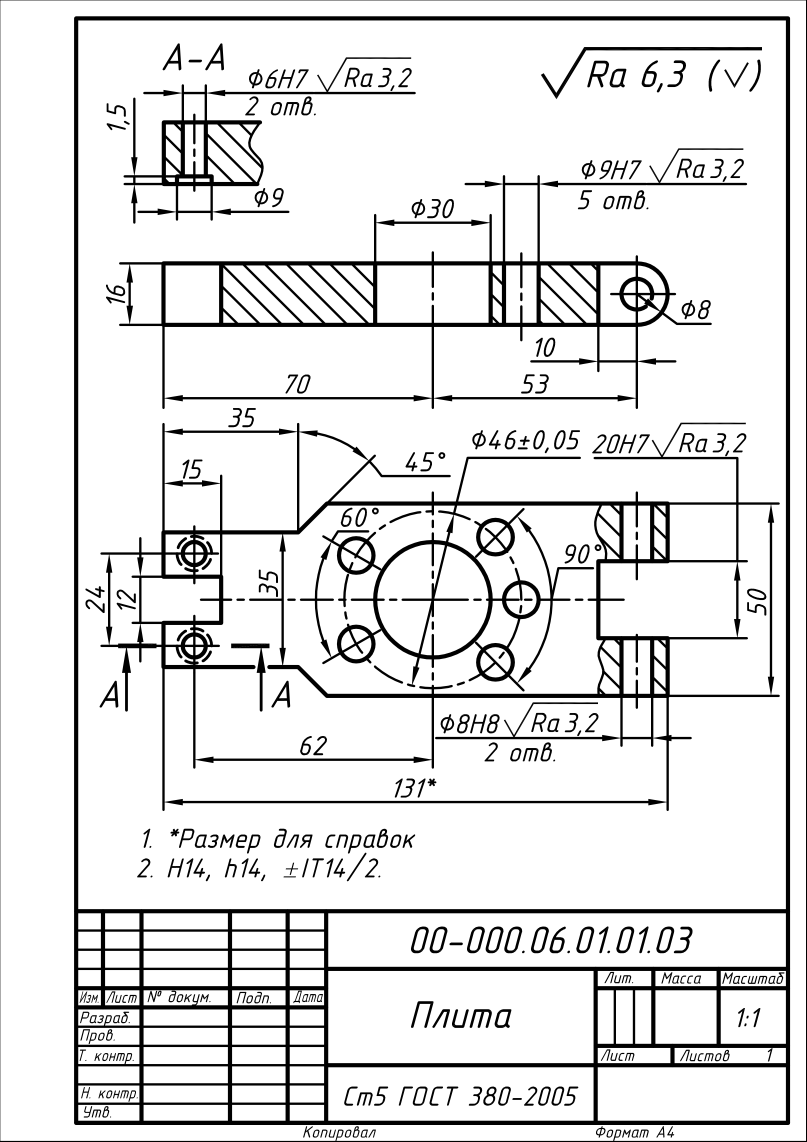
#> input picture output/drawing/album_dukmasova/page_001_drawing_004.png, 2419 x 3424 px (shown at 1/3 size); its folder holds only this picture in this run
$ python test_stamp.py
#> lines starting #> are read from the running program, lines starting #| are printed output that depends on the picture; after the words box and inside, x2 and y2 are one past the last pixel; in counts of white or black regions, pixels touching at a corner belong together
### src/detectors/stamp_detector.py
from pathlib import Path
from collections import Counter

import cv2
import numpy as np


class StampDetector:
    """
    Детектор основной надписи чертежа.
    """

    def __init__(self, image_path: str | Path):
        self.image_path = Path(image_path)

        self.image: np.ndarray | None = None
        self.binary: np.ndarray | None = None

        self.horizontal_mask: np.ndarray | None = None
        self.vertical_mask: np.ndarray | None = None
        self.lines_mask: np.ndarray | None = None

    def load(self):
        """Загружает изображение."""

        self.image = cv2.imread(str(self.image_path))

        if self.image is None:
            raise FileNotFoundError(
                f"Не удалось загрузить изображение: {self.image_path}"
            )

        return self.image

    def preprocess(self):
        """Подготавливает бинарное изображение."""

        if self.image is None:
            raise RuntimeError("Сначала необходимо вызвать load().")

        gray = cv2.cvtColor(self.image, cv2.COLOR_BGR2GRAY)

        self.binary = cv2.threshold(
            gray,
            0,
            255,
            cv2.THRESH_BINARY_INV + cv2.THRESH_OTSU
        )[1]

        return self.binary

    def detect_lines(self):
        """Выделяет горизонтальные и вертикальные линии."""

        if self.binary is None:
            raise RuntimeError("Сначала необходимо вызвать preprocess().")

        height, width = self.binary.shape

        horizontal_kernel = cv2.getStructuringElement(
            cv2.MORPH_RECT,
            (max(20, width // 30), 1)
        )
        vertical_kernel = cv2.getStructuringElement(
            cv2.MORPH_RECT,
            (1, max(20, height // 30))
        )

        self.horizontal_mask = cv2.morphologyEx(
            self.binary,
            cv2.MORPH_OPEN,
            horizontal_kernel
        )
        self.vertical_mask = cv2.morphologyEx(
            self.binary,
            cv2.MORPH_OPEN,
            vertical_kernel
        )
        self.lines_mask = cv2.bitwise_or(
            self.horizontal_mask,
            self.vertical_mask
        )

        return self.lines_mask

    def detect_intersections(self):
        """Находит пересечения горизонтальных и вертикальных линий."""

        if self.horizontal_mask is None or self.vertical_mask is None:
            raise RuntimeError("Сначала необходимо вызвать detect_lines().")

        return cv2.bitwise_and(
            self.horizontal_mask,
            self.vertical_mask
        )

    def find_intersection_rows(self):
        """
        Находит горизонтальные ряды, содержащие
        несколько H/V-пересечений.

        Возвращает:
            [(y, x_positions), ...]
        """

        intersections = self.detect_intersections()

        height, width = intersections.shape

        # Немного расширяем пересечения только по вертикали,
        # чтобы пиксели одного пересечения было проще объединить.
        kernel_height = max(3, height // 1000)

        kernel = cv2.getStructuringElement(
            cv2.MORPH_RECT,
            (1, kernel_height)
        )

        mask = cv2.dilate(
            intersections,
            kernel,
            iterations=1
        )

        rows = []

        # Минимальное количество пересечений,
        # чтобы строка была похожа на строку таблицы.
        min_intersections = 4

        for y in range(height):
            row = mask[y]

            # Находим отдельные белые участки по X.
            binary_row = (row > 0).astype(np.uint8)

            num_labels, _, stats, centers = (
                cv2.connectedComponentsWithStats(
                    binary_row.reshape(1, -1),
                    connectivity=8
                )
            )

            x_positions = []

            for i in range(1, num_labels):
                x = int(centers[i][0])
                x_positions.append(x)

            if len(x_positions) >= min_intersections:
                rows.append(
                    (y, x_positions)
                )

        return rows

    def group_intersection_rows(self):
        """Объединяет соседние Y-строки в физические ряды таблицы."""

        rows = self.find_intersection_rows()

        if not rows:
            return []

        groups = [[rows[0]]]

        for row in rows[1:]:
            if row[0] - groups[-1][-1][0] <= 3:
                groups[-1].append(row)
            else:
                groups.append([row])

        result = []

        for group in groups:
            best_row = max(group, key=lambda row: len(row[1]))
            y = int(sum(row[0] for row in group) / len(group))

            result.append((y, best_row[1]))

        return result

    def group_table_rows(self):
        """
        Объединяет ряды пересечений в группы,
        используя расстояния между самими рядами.
        """

        rows = self.group_intersection_rows()

        if not rows:
            return []

        if len(rows) == 1:
            return [rows]

        # Расстояния между соседними рядами.
        gaps = []

        for i in range(1, len(rows)):
            gap = rows[i][0] - rows[i - 1][0]

            if gap > 0:
                gaps.append(gap)

        if not gaps:
            return [rows]

        # Нас интересуют небольшие интервалы.
        # Огромные промежутки между элементами чертежа
        # не должны влиять на оценку шага таблицы.
        sorted_gaps = sorted(gaps)

        lower_half = sorted_gaps[
            :max(1, len(sorted_gaps) // 2)
        ]

        typical_gap = float(np.median(lower_half))

        # Даём достаточно большой запас:
        # строки основной надписи могут иметь
        # неодинаковую высоту.
        max_gap = max(
            10,
            int(typical_gap * 1.8)
        )

        groups = []
        current_group = [rows[0]]

        for row in rows[1:]:
            previous_y = current_group[-1][0]
            current_y = row[0]

            gap = current_y - previous_y

            if gap <= max_gap:
                current_group.append(row)
            else:
                groups.append(current_group)
                current_group = [row]

        groups.append(current_group)

        return groups

    def group_x_intersections(self, x_counter, tolerance=5):
        """Объединяет близкие X-координаты в одну вертикаль."""

        groups = []

        for x in sorted(x_counter):
            if groups and x - groups[-1][-1] <= tolerance:
                groups[-1].append(x)
            else:
                groups.append([x])

        return groups

    def find_stamp_group(self):
        """Выбирает наиболее высокую группу табличных рядов."""

        groups = [
            group
            for group in self.group_table_rows()
            if len(group) >= 2
        ]

        if not groups:
            return None

        return max(
            groups,
            key=lambda group: group[-1][0] - group[0][0]
        )

    def find_stable_x_lines(self, stamp_group, tolerance=5):
        """Находит устойчивые вертикальные линии штампа."""

        if not stamp_group:
            return []

        x_counter = Counter(
            x
            for _, x_positions in stamp_group
            for x in x_positions
        )

        x_groups = self.group_x_intersections(
            x_counter,
            tolerance
        )

        min_hits = max(2, len(stamp_group) // 2)
        stable_x = []

        for group in x_groups:
            count = sum(x_counter[x] for x in group)

            if count >= min_hits:
                x_center = round(
                    sum(x * x_counter[x] for x in group) / count
                )
                stable_x.append((x_center, count))

        return stable_x

    # [224 lines left out: functions find_stamp_bounds_fallback, _merge_fallback_row_cluster, not called in this run]

    def find_stamp_bounds(self):
        stamp_group = self.find_stamp_group()

        if stamp_group is not None:
            x_bounds = self.find_stamp_x_bounds(stamp_group)

            if x_bounds is not None:
                x_left, x_right = x_bounds

                y_top = stamp_group[0][0]
                y_bottom = stamp_group[-1][0]

                return (
                    x_left,
                    y_top,
                    x_right,
                    y_bottom,
                )

        # Основной алгоритм не справился.
        # Только теперь запускаем fallback.
        return self.find_stamp_bounds_fallback()

    def find_stamp_x_bounds(self, stamp_group):
        """Определяет левую и правую границы штампа."""

        stable_x = self.find_stable_x_lines(stamp_group)

        if not stable_x:
            return None

        return stable_x[0][0], stable_x[-1][0]

    # [212 lines left out: functions save_intersection_rows_debug, save_table_groups_debug, crop_stamp, save_debug, not called in this run]

### test_stamp.py
from pathlib import Path
import time

import cv2

from src.detectors.stamp_detector import StampDetector


INPUT_DIR = Path(
    "output/drawing/album_dukmasova"
)

OUTPUT_DIR = Path(
    "output/stamp_batch"
)


def main():
    images = sorted(INPUT_DIR.glob("*.png"))

    if not images:
        print(f"❌ Изображения не найдены: {INPUT_DIR}")
        return

    OUTPUT_DIR.mkdir(parents=True, exist_ok=True)

    success = 0
    failed = []
    start_time = time.time()

    print("\n🔍 Массовый тест детектора штампа")
    print("━━━━━━━━━━━━━━━━━━━━━━━━━━━━━━━━━━━━━━━━━━━━")
    print(f"🖼️ Найдено изображений: {len(images)}\n")

    for index, image_path in enumerate(images, start=1):
        try:
            detector = StampDetector(image_path)
            detector.load()
#> in load, self.image is the input picture: shape (3424, 2419, 3); min 0, max 255, mean 227.2
            detector.preprocess()
#> in preprocess, `self.binary = cv2.threshold( gray, 0, 255, cv2.THRESH_BINARY_INV + cv2..`:
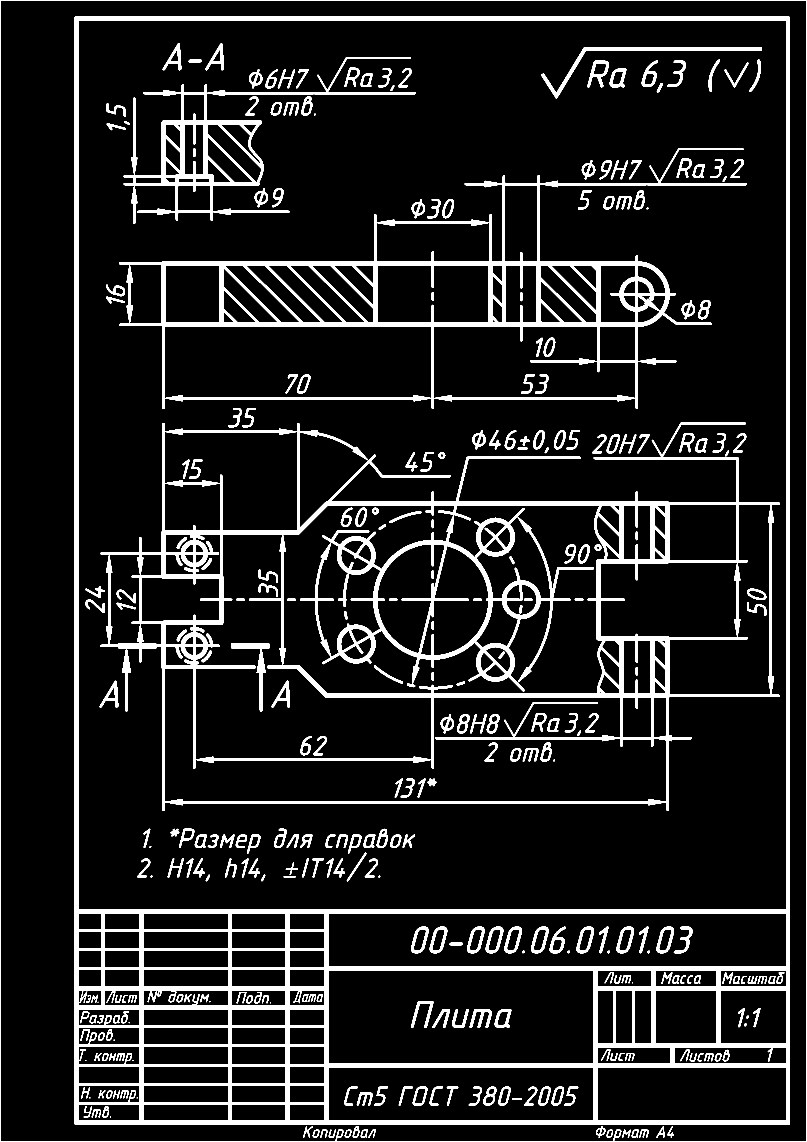
#> self.binary: shape (3424, 2419) (shown at 1/3 size); 10.9% white; 328 white regions (11 under 20 px), largest, box (x1, y1, x2, y2) and area: (222, 49, 2370, 3375) 318809, (301, 1268, 2339, 2433) 244980, (357, 445, 2241, 1227) 120396
            detector.detect_lines()

            bounds = detector.find_stamp_bounds()
#> in detect_intersections, `return cv2.bitwise_and( self.horizontal_mask, self.vertical_mask )`:
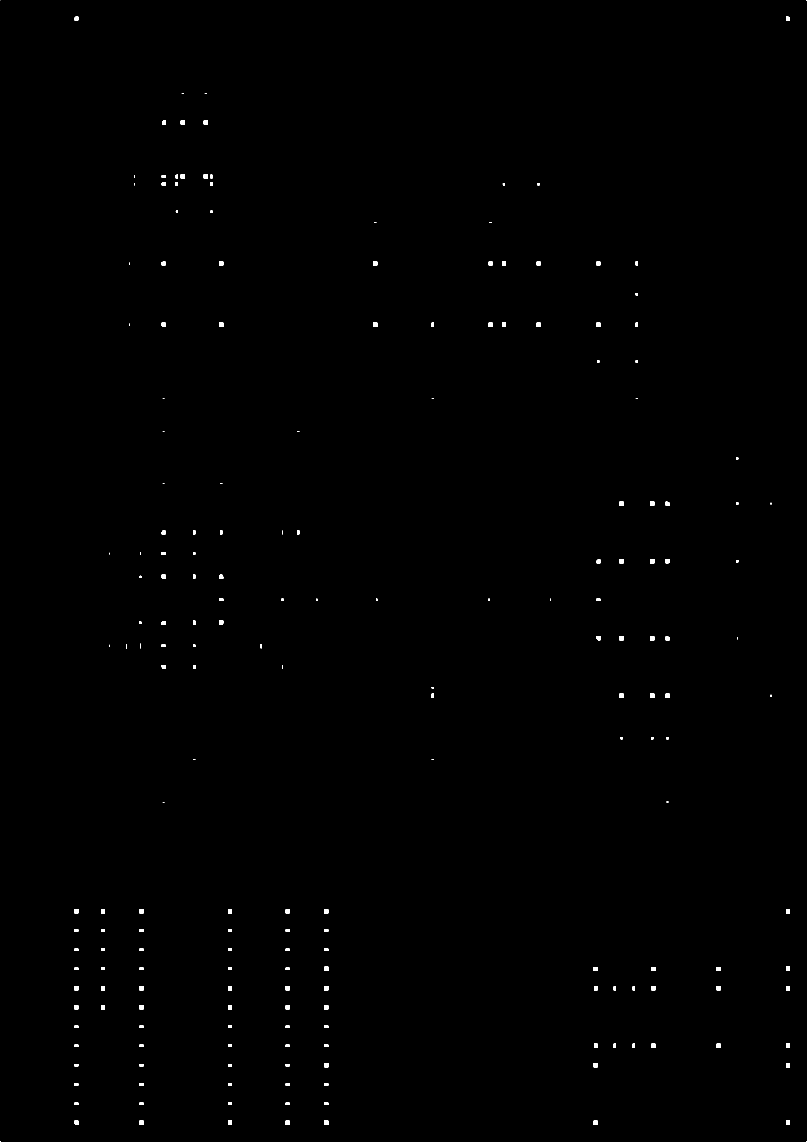
#> returned value: shape (3424, 2419) (shown at 1/3 size); 0.24% white; 205 white regions (30 under 20 px), largest, box (x1, y1, x2, y2) and area: (657, 968, 670, 981) 169, (1119, 968, 1132, 981) 169, (1858, 1677, 1871, 1690) 169
#> the loop in find_intersection_rows, `for y in range(height):` made 3424 passes
#> (num_labels, stats, centers) on passes 1 to 2: (3, [[1, 0, 2417, 1, 2417], [0, 0, 1, 1, 1], [2418, 0, 1, 1, 1]], [[1209, 0], [0, 0], [2418, 0]]), (3, [[1, 0, 2417, 1, 2417], [0, 0, 1, 1, 1], [2418, 0, 1, 1, 1]], [[1209, 0], [0, 0], [2418, 0]])
#> after the loop in find_intersection_rows, `for y in range(height):`: rows = 302 items
#> the loop in group_intersection_rows, `for row in rows[1:]:` made 301 passes
#> row on passes 1 to 3: (524, [530, 548, 617, 634]), (525, [402, 491, 530, 548, 617, 634]), (526, [402, 491, 530, 548, 617, 634])
#> after the loop in group_intersection_rows, `for row in rows[1:]:`: groups = 26 items
#> the loop in group_intersection_rows, `for group in groups:` made 26 passes
#> (best_row, y) on passes 1 to 3: ((525, [402, 491, 530, 548, 617, 634]), 529), ((548, [402, 491, 530, 634, 1511, 1615]), 552), ((787, [388, 490, 663, 1125, 1471, 1511, 1615, 1794, 1910]), 789)
#> the loop in group_table_rows, `for i in range(1, len(rows)):` made 25 passes
#> gap on passes 1 to 4: 23, 237, 185, 536
#> after the loop in group_table_rows, `for i in range(1, len(rows)):`: gaps = 25 values, max 646 at index 13, min 23 at index 0, mean 113.6
#> in group_table_rows, `sorted_gaps = sorted(gaps)`: sorted_gaps = 25 values from 23 to 646
#> in group_table_rows, `lower_half = sorted_gaps[ :max(1, len(sorted_gaps) // 2) ]`: lower_half = [23, 23, 23, 46, 47, 57, 57, 57, 57, 58, 58, 58]
#> in group_table_rows, `typical_gap = float(np.median(lower_half))`: typical_gap = 57
#> in group_table_rows, `max_gap = max( 10, int(typical_gap * 1.8) )`: max_gap = 102
#> in group_table_rows, `current_group = [rows[0]]`: current_group = [(529, [402, 491, 530, 548, 617, 634])]
#> the loop in group_table_rows, `for row in rows[1:]:` made 25 passes
#> (previous_y, current_y, gap, current_group) on passes 2, 4, 13: (552, 789, 237, [(789, [388, 490, 663, 1125, 1471, 1511, 1615, 1794, 1910])]), (974, 1510, 536, [(1510, [1864, 1956, 2002, 2211, 2312])]), (1937, 2087, 150, [(2087, [1298, 1864, 1956, 2002, 2312])])
#> after the loop in group_table_rows, `for row in rows[1:]:`: groups = 5 items
#> in find_stamp_group, `groups = [ group for group in self.group_table_rows() if len(group) >=..`: groups = 3 items
#> in find_stamp_bounds, `stamp_group = self.find_stamp_group()`: stamp_group = 12 items
#> in find_stable_x_lines, `x_counter = Counter( x for _, x_positions in stamp_group for x in x_po..`: x_counter = 13 items
#> the loop in group_x_intersections, `for x in sorted(x_counter):` made 13 passes
#> x on passes 1 to 4: 228, 308, 424, 689
#> after the loop in group_x_intersections, `for x in sorted(x_counter):`: groups = [[228], [308], [424], [689], [862], [978], [1786, 1787], [1844], [1901], [1959], [2155], [2363]]
#> in find_stable_x_lines, `x_groups = self.group_x_intersections( x_counter, tolerance )`: x_groups has the same summary as groups in group_x_intersections
#> in find_stable_x_lines, `min_hits = max(2, len(stamp_group) // 2)`: min_hits = 6
#> the loop in find_stable_x_lines, `for group in x_groups:` made 12 passes
#> (group, count, x_center) on passes 1 to 4: ([228], 12, 228), ([308], 6, 308), ([424], 12, 424), ([689], 12, 689)
#> after the loop in find_stable_x_lines, `for group in x_groups:`: stable_x = [(228, 12), (308, 6), (424, 12), (689, 12), (862, 12), (978, 12), (2363, 6)]
#> in find_stamp_bounds, `x_bounds = self.find_stamp_x_bounds(stamp_group)`: x_bounds = (228, 2363)
#> in find_stamp_bounds, `x_left, x_right = x_bounds`: x_left = 228; x_right = 2363
#> in find_stamp_bounds, `y_top = stamp_group[0][0]`: y_top = 2733
#> in find_stamp_bounds, `y_bottom = stamp_group[-1][0]`: y_bottom = 3368
#> bounds = (228, 2733, 2363, 3368)

            if bounds is None:
                failed.append(image_path.name)
                print(
                    f"[{index:02}/{len(images)}] "
                    f"❌ {image_path.name}"
                )
                continue

            x_left, y_top, x_right, y_bottom = bounds
#> x_left = 228; y_top = 2733; x_right = 2363; y_bottom = 3368

            stamp = detector.image[
                y_top:y_bottom + 1,
                x_left:x_right + 1
            ]
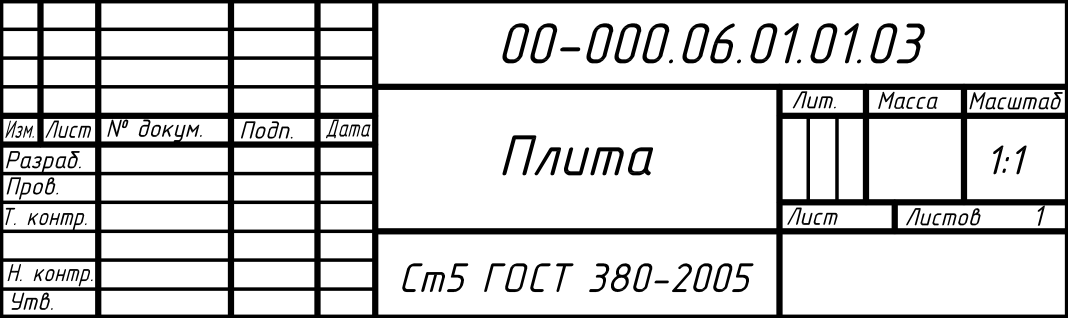
#> stamp: shape (636, 2136, 3) (shown at 1/2 size); min 0, max 255, mean 209.8

            debug = detector.image.copy()

            cv2.rectangle(
                debug,
                (x_left, y_top),
                (x_right, y_bottom),
                (0, 0, 255),
                4
            )

            cv2.imwrite(
                str(OUTPUT_DIR / f"{image_path.stem}_detected.png"),
                debug
            )

            cv2.imwrite(
                str(OUTPUT_DIR / f"{image_path.stem}_stamp.png"),
                stamp
            )

            success += 1

            print(
                f"[{index:02}/{len(images)}] "
                f"✅ {image_path.name} | "
                f"{stamp.shape[1]}×{stamp.shape[0]}"
            )
#| [01/1] ✅ page_001_drawing_004.png | 2136×636

        except Exception as error:
            failed.append(image_path.name)

            print(
                f"[{index:02}/{len(images)}] "
                f"💥 {image_path.name} | {error}"
            )

    elapsed = time.time() - start_time

    print("\n━━━━━━━━━━━━━━━━━━━━━━━━━━━━━━━━━━━━━━━━━━━━")
    print("🎉 Тест завершён")
    print(f"🖼️ Проверено: {len(images)}")
    print(f"✅ Найден штамп: {success}")
    print(f"❌ Не найден: {len(failed)}")
    print(f"⏱️ Время: {elapsed:.1f} сек.")
    print(f"📁 Результаты: {OUTPUT_DIR}")

    if failed:
        print("\n⚠️ Проблемные изображения:")

        for name in failed:
            print(f"   • {name}")

    print("━━━━━━━━━━━━━━━━━━━━━━━━━━━━━━━━━━━━━━━━━━━━")


if __name__ == "__main__":
    main()
